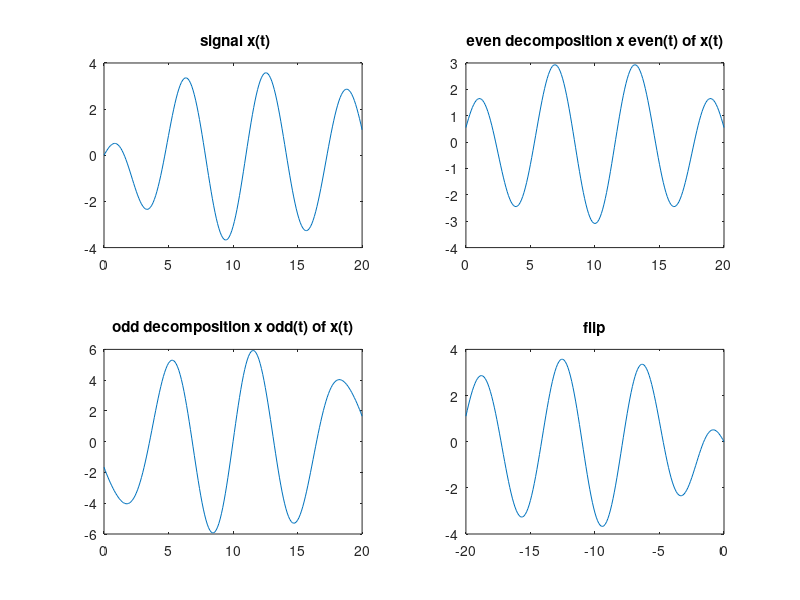

Write the MATLAB code that produced this figure.
clc
clear
close all

t= 0:0.1:20;
x=t.*exp(-0.1*t).*cos(t);
% b  even = (x(t)+x(-t))/2
x_e=0.5*(x+flip(x));
% c  odd
x_o=1.5*(x-flip(x));
%even+odd
x_eo=x_e+x_o;


subplot(221)
plot(t,x)
title(' signal x(t)');

subplot(222)
plot(t,x_e)
title('even decomposition x even(t) of x(t)');

subplot(223)
plot(t,x_o)
title('odd decomposition x odd(t) of x(t)');

subplot(224)
plot(t,x_eo)
title('x even(t) + x odd(t)');

% plot (t,x)   VS  plot (x)
%length(x)
% matalb me 0 index ni hota


%extra


 plot(-t,x)
 title('flip')
